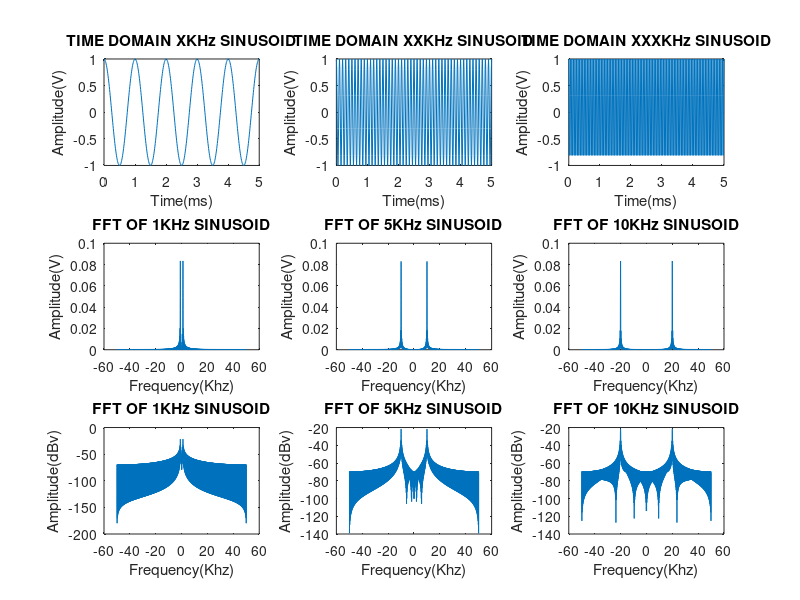

Write the MATLAB code that produced this figure. (Note: this script raises an error after producing the figure.)
%%
%--------------------------------------------------------------------------
% Matlab code investigating the effects of quatization on the frequency 
% spectrum of signals
%--------------------------------------------------------------------------
close all
%% SIGNAL DEFINITION
%all sinusoids have magnitude 1

%sampling rate
fs = 100000;
%sampling preiod
T = 1/fs;
%run time
t = (1:T:1.005)-1;

%signal frequencies
LF_hz = 1000;
IF_hz = 10000;
HF_hz = 20000;

%signal generation
LF = cos(2*pi*LF_hz.*t);
IF = cos(2*pi*IF_hz.*t);
HF = cos(2*pi*HF_hz.*t);

%% PLOTTING TIME
%plotting generated functions
%convertin time to milli seconds
t_ms = t*1000;

figure

subplot(3,3,1)
plot(t_ms,LF)
xlabel("Time(ms)")
ylabel("Amplitude(V)")
title("TIME DOMAIN XKHz SINUSOID")

subplot(3,3,2)
plot(t_ms,IF)
xlabel("Time(ms)")
ylabel("Amplitude(V)")
title("TIME DOMAIN XXKHz SINUSOID")

subplot(3,3,3)
plot(t_ms,HF)
xlabel("Time(ms)")
ylabel("Amplitude(V)")
title("TIME DOMAIN XXXKHz SINUSOID")

%% FFT OF UN-ADC'ED SIGNAL

%zero padding to increase f_res
pad_factor = 5;

%padding to increase frequency resolution
LF_p = [LF zeros(1,length(LF)*pad_factor)];
IF_p = [IF zeros(1,length(IF)*pad_factor)];
HF_p = [HF zeros(1,length(HF)*pad_factor)];

%taking fourier transform
LF_W = fftshift(fft(LF_p))./length(LF_p);
IF_W = fftshift(fft(IF_p))./length(LF_p);
HF_W = fftshift(fft(HF_p))./length(LF_p);

%frequency axis
f_res = 1/(length(LF_W)*T);
f = 0:f_res:(length(LF_W)-1)*f_res;
%shifting to center arround zero
f = f - f((length(f))/2);
%rescaling to KHz
f_khz = f/1000;

%% PLOTTING FREQUENCY

subplot(3,3,4)
plot(f_khz,abs(LF_W))
xlabel("Frequency(Khz)")
ylabel("Amplitude(V)")
title("FFT OF 1KHz SINUSOID")

subplot(3,3,5)
plot(f_khz,abs(IF_W))
xlabel("Frequency(Khz)")
ylabel("Amplitude(V)")
title("FFT OF 5KHz SINUSOID")

subplot(3,3,6)
plot(f_khz,abs(HF_W))
xlabel("Frequency(Khz)")
ylabel("Amplitude(V)")
title("FFT OF 10KHz SINUSOID")

subplot(3,3,7)
plot(f_khz,20*log10(abs(LF_W)))
xlabel("Frequency(Khz)")
ylabel("Amplitude(dBv)")
title("FFT OF 1KHz SINUSOID")

subplot(3,3,8)
plot(f_khz,20*log10(abs(IF_W)))
xlabel("Frequency(Khz)")
ylabel("Amplitude(dBv)")
title("FFT OF 5KHz SINUSOID")

subplot(3,3,9)
plot(f_khz,20*log10(abs(HF_W)))
xlabel("Frequency(Khz)")
ylabel("Amplitude(dBv)")
title("FFT OF 10KHz SINUSOID")

%% Question 1.1 - 1.2

%
% Plot  the  normalised  magnitude  spectra  and  determine  the  spurious  
% levels  from  the  output  of  a  DRFM  that receives the following 
% signals with differently specified A/D converters.
%

%used to increase frequency resolution of fft
pad_factor = 5;

%----------------------------------------------
%One signal using a *1* bit A/D converter: 5KHz
%----------------------------------------------
bits = 1;
amplitude = 1;
IF_1b = IF;

%time domain
IF_1b= adc_sample(bits,amplitude,IF_1b);
%frequency domain
IF_1b_p = [IF_1b zeros(1,length(IF_1b)*pad_factor)];
%./ to remove fft gain
IF_1b_w = fftshift(fft(IF_1b_p))./length(IF_1b_p);


%----------------------------------------------
%One signal using a *5* bit A/D converter: 5KHz
%----------------------------------------------
bits = 5;
amplitude = 1;
IF_5b = IF;

%time domain
IF_5b = adc_sample(bits,amplitude,IF_5b);
%frequency domain
IF_5b_p = [IF_5b zeros(1,length(IF_5b)*pad_factor)];
%./ to remove fft gain
IF_5b_w = fftshift(fft(IF_5b_p))./length(IF_5b_p);

%----------------------------------------------
%plotting
%----------------------------------------------

%frequency axis
f_res = 1/(length(IF_1b)*T);
f = 0:f_res:(length(IF_1b_w)-1)*f_res;
%shifting to center arround zero
f = f - f((length(f))/2);
%rescaling to KHz
f_khz = f/1000;

figure
subplot(3,2,1)
plot(t,IF_1b)
xlabel("Time(ms)")
ylabel("Amplitude(V)")
title("TIME DOMAIN 5KHz SINUSOID - 1 BIT ADC")

subplot(3,2,2)
plot(t,IF_5b)
xlabel("Time(ms)")
ylabel("Amplitude(V)")
title("TIME DOMAIN 5KHz SINUSOID - 5 BIT ADC")

subplot(3,2,3)
plot(f,abs(IF_1b_w))
xlabel("Frequency(Khz)")
ylabel("Amplitude(V)")
title("FFT OF 5KHz SINUSOID - 1 BIT ADC")

subplot(3,2,4)
plot(f,abs(IF_5b_w))
xlabel("frequency(Khz)")
ylabel("Amplitude(V)")
title("FFT OF 5KHz SINUSOID - 5 BIT ADC")

subplot(3,2,5)
plot(f,20*log10(abs(IF_1b_w)))
xlabel("Frequency(Khz)")
ylabel("Amplitude(dBv)")
title("FFT OF 5KHz SINUSOID - 1 BIT ADC")

subplot(3,2,6)
plot(f,20*log10(abs(IF_5b_w)))
xlabel("Frequency(Khz)")
ylabel("Amplitude(dBv)")
title("FFT OF 5KHz SINUSOID - 5 BIT ADC")

%% Question 1.3 - 1.4


pad_factor = 5;
sig_3 = LF + IF + HF;


%adc'ing signal
bits = 1;
amplitude = 1;
sig_3_1b = adc_sample(bits, amplitude, sig_3);

bits = 5;
amplitude = 1;
sig_3_5b = adc_sample(bits, amplitude, sig_3);

%frequency domain

%frequency domain
sig_3_1b_p = [sig_3_1b zeros(1,length(sig_3_1b)*pad_factor)];
%./ to remove fft gain
sig_3_1b_w = fftshift(fft(sig_3_1b_p))./length(sig_3_1b_p);

sig_3_5b_p = [sig_3_5b zeros(1,length(sig_3_1b)*pad_factor)];
%./ to remove fft gain
sig_3_5b_w = fftshift(fft(sig_3_5b_p))./length(sig_3_5b_p);


%frequency axis
f_res = 1/(length(sig_3_1b_w)*T);
f = 0:f_res:(length(sig_3_1b_w)-1)*f_res;
%shifting to center arround zero
f = f - f((length(f))/2);
%rescaling to KHz
f_khz = f/1000;



%plotting

figure

subplot(3,2,1)
plot(1:1:length(sig_3_1b), sig_3_1b)

subplot(3,2,2)
plot(1:1:length(sig_3_5b), sig_3_5b)

subplot(3,2,3)
plot(1:1:length(sig_3_1b_w),abs(sig_3_1b_w))

subplot(3,2,4)
plot(1:1:length(sig_3_5b_w),abs(sig_3_5b_w))

subplot(3,2,5)
plot(1:1:length(sig_3_1b_w),20*log10(abs(sig_3_1b_w)))

subplot(3,2,6)
plot(1:1:length(sig_3_5b_w),20*log10(abs(sig_3_5b_w)))
